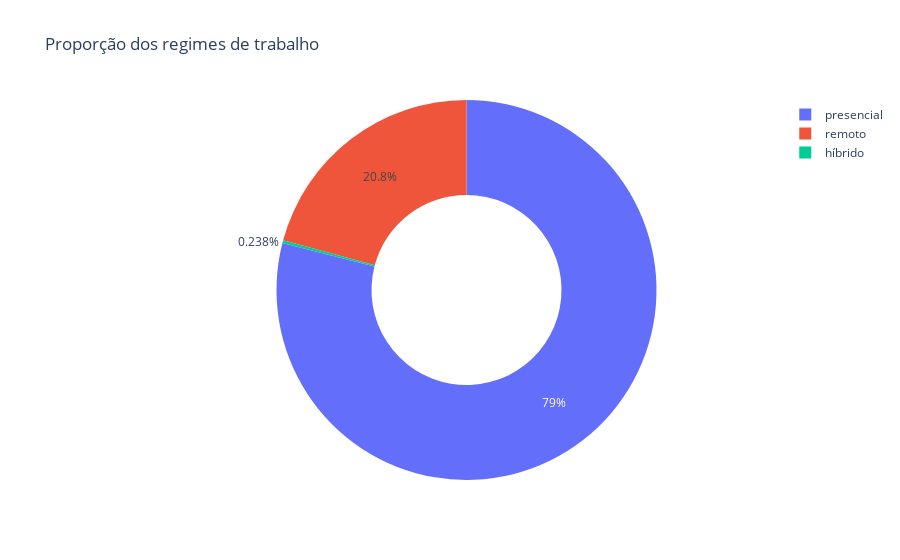

The code cell stored with this chart in its notebook:
### Code cell
remoto_contagem = df['regime_trabalho'].value_counts().reset_index()
remoto_contagem.columns = ['tipo_trabalho', 'quantidade']

fig = px.pie(remoto_contagem,
             names='tipo_trabalho',
             values='quantidade',
             title='Proporção dos regimes de trabalho',
             hole=0.5
          )

fig.show()

### Figure 1 — Plotly figure (JSON) as saved in the notebook; plotly's stock layout.template omitted (floating-point values rounded to 4 significant figures)
{"data": [{"domain": {"x": [0.0, 1.0], "y": [0.0, 1.0]}, "hole": 0.5, "hovertemplate": "tipo_trabalho=%{label}<br>quantidade=%{value}<extra></extra>", "labels": ["presencial", "remoto", "híbrido"], "legendgroup": "", "name": "", "showlegend": true, "values": [105305, 27716, 318], "type": "pie"}], "layout": {"legend": {"tracegroupgap": 0}, "title": {"text": "Proporção dos regimes de trabalho"}}}
